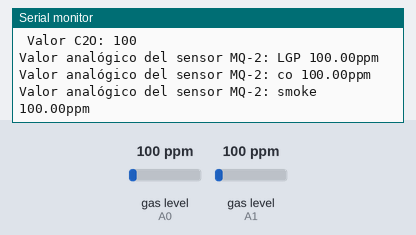
A sketch run on a simulated Arduino Uno, built with avr-gcc and run on an emulated ATmega328P. Shown: the last lines printed to the serial monitor. The inputs (shaded band) are chosen by the test bench; at power-on: gas level (sensors on A0, A1) 100 ppm.

Above: at 1.7 s.
1.8 s: gas level (sensor on A0) set to 20 ppm
At 10.69 s:
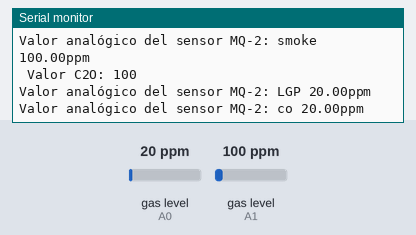
11.9 s: gas level (sensor on A1) set to 20 ppm
At 21.7 s:
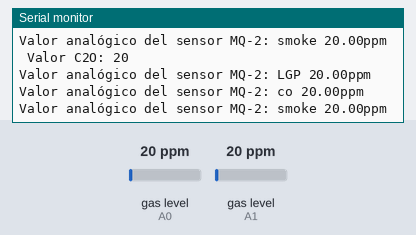
22.0 s: gas level (sensor on A0) set to 250 ppm
At 31.8 s:
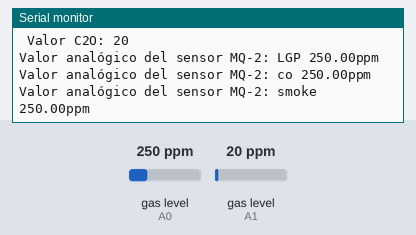
32.1 s: gas level (sensor on A1) set to 250 ppm
At 40.99 s:
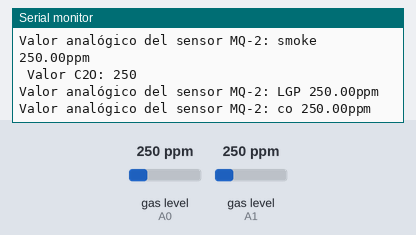
Timing chart, 0 to 42.5 s (numbered marks = the images above; inputs shaded):
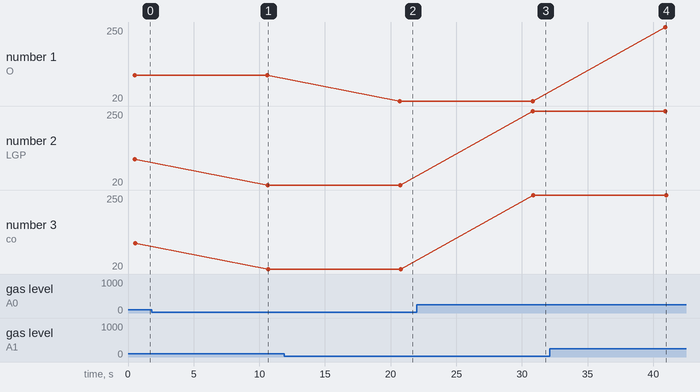

Measured:
- after the input at 1.8 s, the serial monitor: prints a new line after 8.8 s (image 1)
- after the input at 11.9 s, the serial monitor: prints a new line after 8.8 s (image 2)
- after the input at 22.0 s, the serial monitor: prints a new line after 8.8 s (image 3)
- after the input at 32.1 s, the serial monitor: prints a new line after 8.8 s (image 4)
- plotted number 2: 100 → 20 after the input at 1.8 s, 20 → 250 after the input at 22.0 s
- plotted number 3: 100 → 20 after the input at 1.8 s, 20 → 250 after the input at 22.0 s

The sketch:

MQ-2y7-VariasLecturasCalibracion.ino
```cpp
#include <MQ2.h>
#include <Adafruit_Sensor.h>
#include "MQ7.h"
#define A_PIN A1
#define VOLTAGE 5
MQ7 mq7(A_PIN, VOLTAGE);
//change this with the pin that you use
int pin = A0;
float lpg, co, smoke;
int C2O;

MQ2 mq2(pin);

void setup() {
  Serial.begin(9600);

  mq7.calibrate();    // calculates R0
  // calibrate the device
  mq2.begin();
  lpg = 0;
  co = 0;
  smoke = 0;
  C2O = 0;
}

void loop() {
  lecturaMQ7 (); // lee el sensor de monóxido
  /*
     read the values from the sensor, it returns
     an array which contains 3 values.
     0 : LPG in ppm
     1 : CO in ppm
     2 : SMOKE in ppm
  */
  float* values = mq2.read(true); //set it false if you don't want to print the values to the Serial

  lpg = values[0];
  //  lpg = mq2.readLPG();
  Serial.print("Valor analógico del sensor MQ-2: LGP ");
  Serial.print(lpg);
  Serial.println("ppm");
  co = values[1];
  Serial.print("Valor analógico del sensor MQ-2: co ");
  Serial.print(co);
  Serial.println("ppm");
  //  co = mq2.readCO();
  smoke = values[2];

  Serial.print("Valor analógico del sensor MQ-2: smoke ");
  Serial.print(smoke);
  Serial.println("ppm");
  // smoke = mq2.readSmoke();

  delay(10000);
}
void lecturaMQ7 () {
  C2O = mq7.readPpm();
  Serial.print(" Valor C2O: ");
  Serial.println(C2O);
}
```
